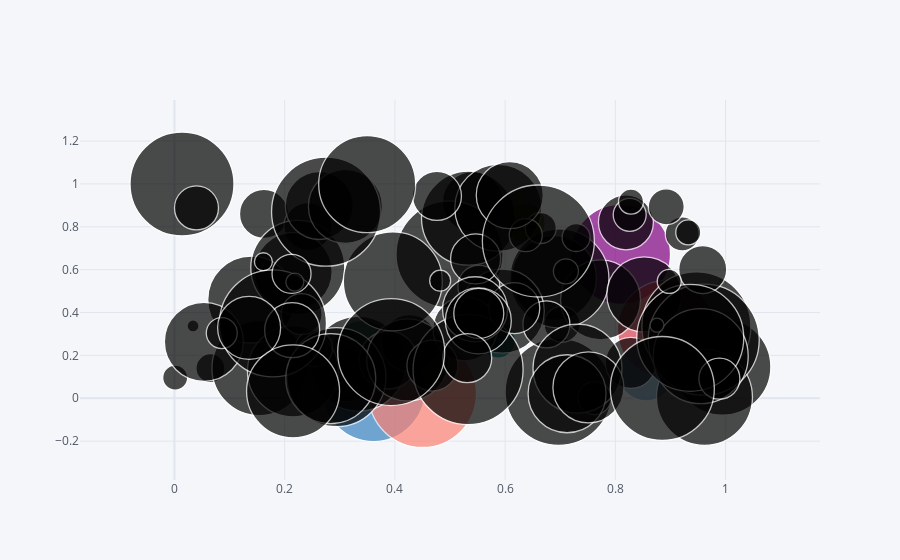

Notebook code for this chart:
### Code cell
df11.iplot(kind='bubble', x='a', y='b', size='c')
